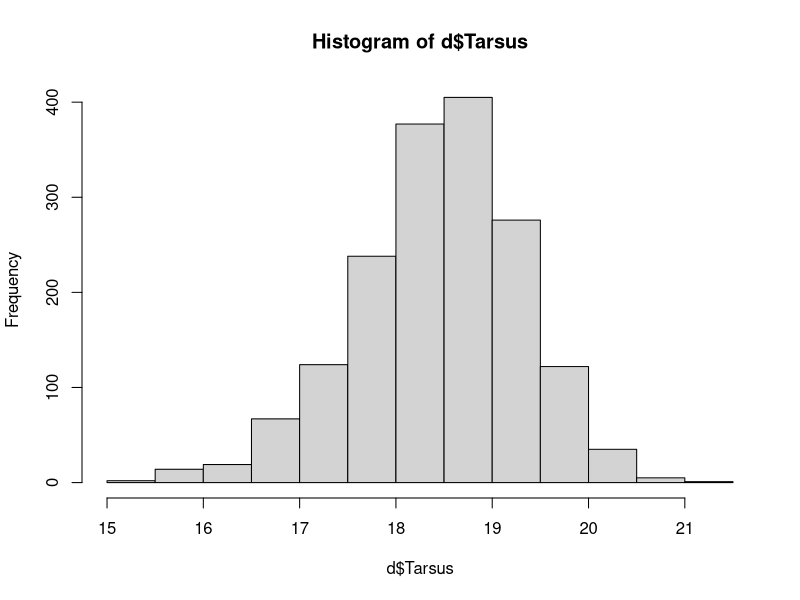
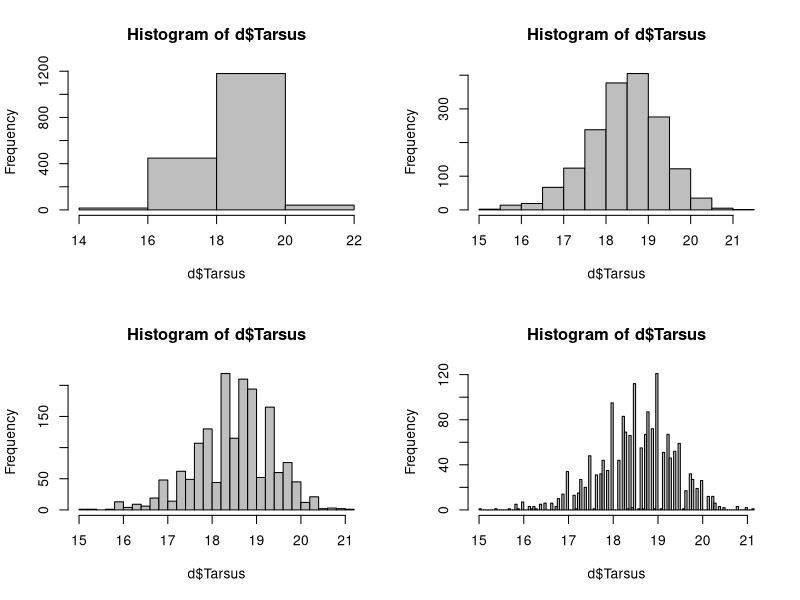
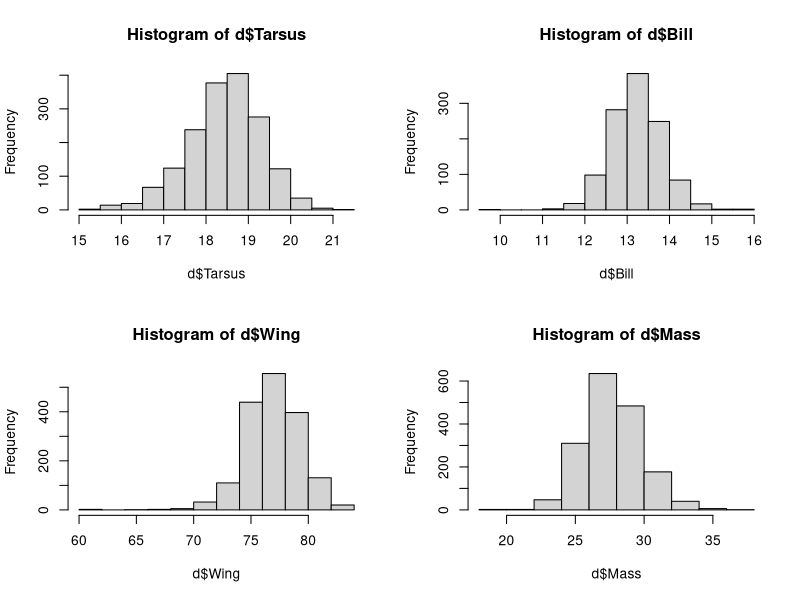
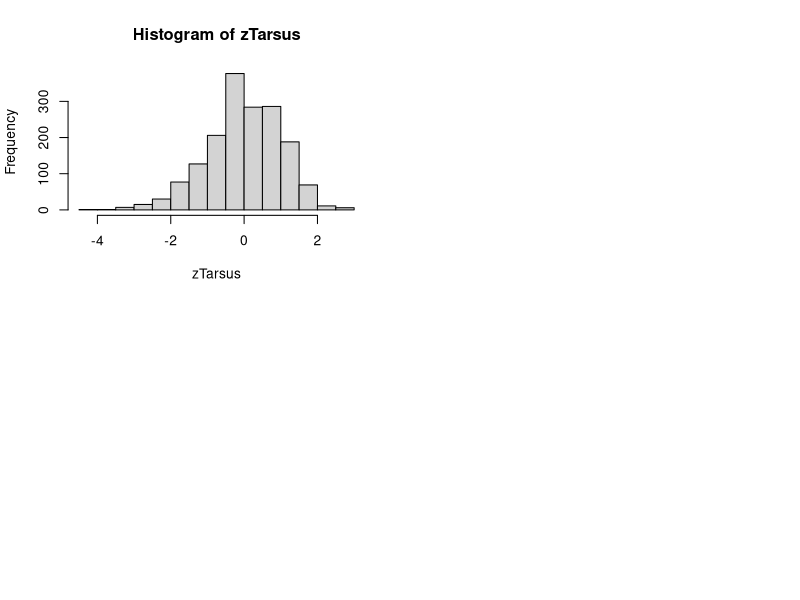
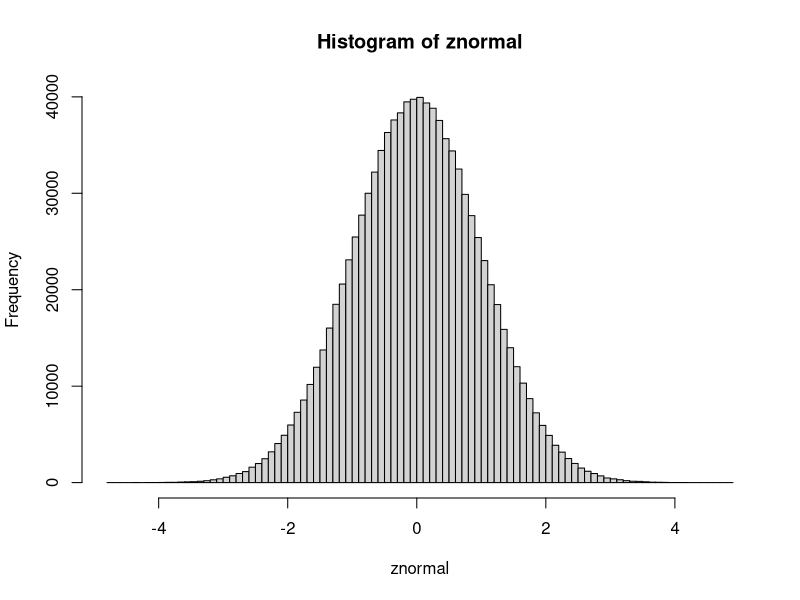

Source code (R) for these figures, in order: (Note: this script raises an error after producing the figures.)
install.packages("lme4") 	

library(lme4) 	

require(lme4) 	
rm(list=ls())

d<-read.table("../Data/SparrowSize.txt", header=TRUE)
str(d)
### lundi dataset. very isolated popuation. can record fitness which is rare.
#statistics - sample some to infer things about population. measure of uncertainty- how sure are we!
#complete population -- not possible. 
#variance is important- min/max or spread necessary
#cohort. when new. 
#sex-both integer or word
#year of cohort- year 2001-info about age but only relative to capture year
  #so may need treating as fators
#sex - treating as factors useful 
names(d)

head(d)
length(d$Tarsus)
hist(d$Tarsus)
#measures on centrality
mean(d$Tarsus,na.rm=TRUE)
median(d$Tarsus,na.rm=TRUE)
mode(d$Tarsus)

##mode difficult to clculate in continous dataset- as repeated unlikely
#measures of variation
#IQR, the value to which a given percent of data are <=  
#range
#variance-for all values, calc difference from mean (squared), / n+1
par(mfrow=c(2,2))
hist(d$Tarsus, breaks=3, col="grey")
hist(d$Tarsus, breaks=10, col="grey")
hist(d$Tarsus, breaks=30, col="grey")
hist(d$Tarsus, breaks=100, col="grey")

#source("http://bioconductor.org/biocLite.R")
#biocLite("genefilter")
#if (!requireNamespace("BiocManager", quietly = TRUE))
#  install.packages("BiocManager")

#summary stats at start of results section needed- central and measurement
#bil, mass, wilng length= mean var and sd. plot all 4 in a multi planel figure
mean(d$Bill,na.rm=TRUE)
mean(d$Mass,na.rm=TRUE)
mean(d$Wing,na.rm=TRUE)
var(d$Bill,na.rm=TRUE)
var(d$Mass,na.rm=TRUE)
var(d$Wing,na.rm=TRUE)
sd(d$Bill,na.rm=TRUE)
sd(d$Mass,na.rm=TRUE)
sd(d$Wing,na.rm=TRUE)
graphics.off()
par(mfrow=c(2,2))
hist(d$Tarsus)
hist(d$Bill)
hist(d$Wing)
hist(d$Mass)
#sum of squares
d2<-subset(d, d$Tarsus!="NA")
#na.rm is another way 
zTarsus <- (d2$Tarsus - mean(d2$Tarsus))/sd(d2$Tarsus)
zTarsus
var(zTarsus)
sd(zTarsus)
hist(zTarsus)
set.seed(123)
dev.off()
znormal<-rnorm(1e+06)
hist(znormal,breaks=100)
qnorm(c(0.025,0.975))
#
pnorm(.Last.value)
#gets probability of getting above 
graphics.off()
par(mfrow=c(1,2))
hist(znormal, breaks=100)
abline(v=qnorm(c(0.25,0.5,0.75)),lwd=2)
abline(v=qnorm(c(0.025,0.975)),lwd=2,lty="dashed")


plot(density(znormal))
abline(v=qnorm(c(0.25,0.5,0.75)),lwd=2,col="gray")
abline(v=qnorm(c(0.025,0.975)),lty="dotted",col="black")
abline(h=0, lwd=3, col="blue")
text(2, 0.3, "1.96", col="red", adj=0)
text(-2,0.3,"-1.96", col="red", adj=1)
graphics.off()
boxplot(d$Tarsus~d$Sex.1, col = c("red", "blue"), ylab="Tarsus length (mm)")
###standardising vectors???? missed this bit 

##types of data- continuges vs discrete. continous can do better statistics. 
##z distribtution subset (of normAL???) where mean is 0, sd -=1
##0s can mean different things! not seen or actually not there
#dusrete or numerical - can be binomial. working out how to measure numerically is important. eg sex= 0 /1 absent or present

##giving things numbers doesn#y work if there are more than 2 - eg green blue red. if 1,2,3 then saying that red more different to geen than blue
##categoical can be ranked or norminal (but don't use as response varibale in project!)
#year
#non-parametric tests exist but really difficult!!!